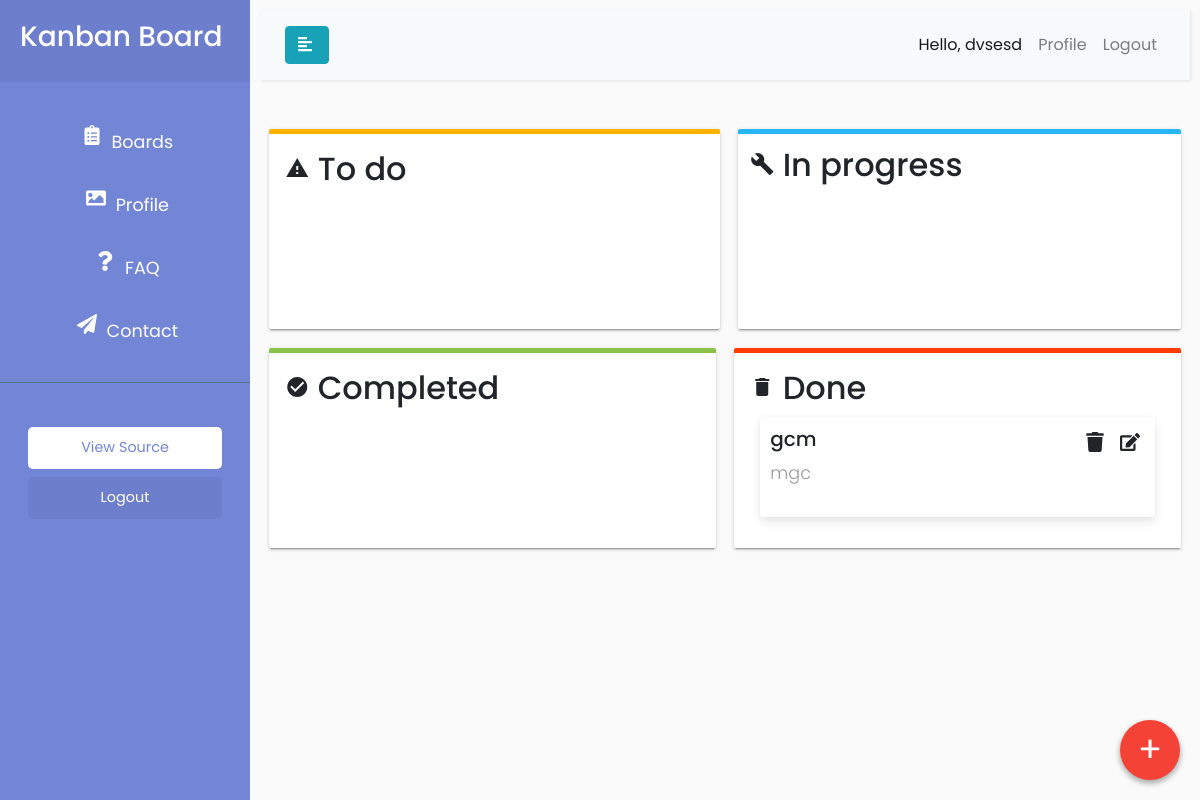
The app's page /home/board/19 (signed in), older data.
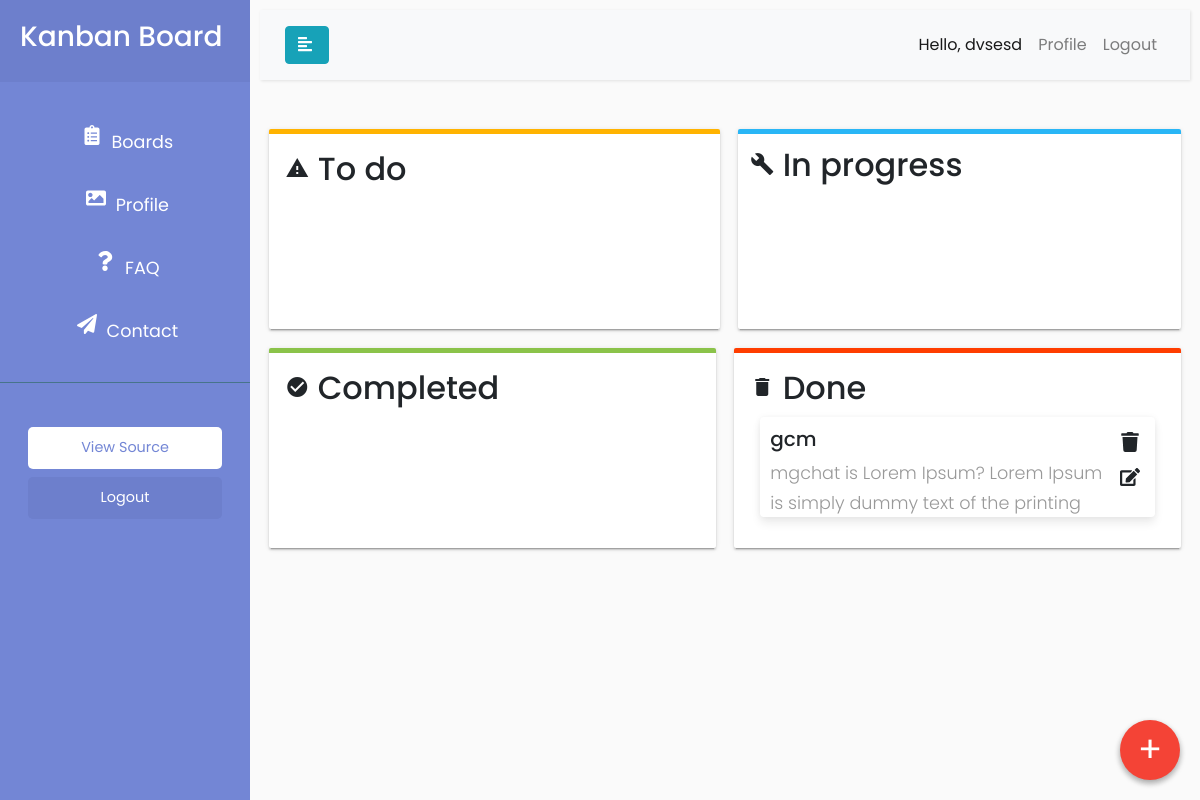
The same page, newer data.
### home/models.py (models this page shows)
class Card(models.Model):
    title = models.CharField(max_length=50)
    content = models.TextField()
    priority = models.CharField(max_length=6,
                                choices=PRIORITY_CHOICES,
                                default='medium')
    status = models.CharField(max_length=11,
                              choices=STATUS_CHOICES,
                              default='to do')
    color = models.CharField(max_length=6,
                             choices=COLOR_CHOICES,
                             default='white')
    created_at = models.DateTimeField(auto_now_add=True)
    updated_at = models.DateTimeField(auto_now=True)
    board = models.ForeignKey(Board, on_delete=models.CASCADE)
    def __str__(self):
        return str(self.id)

### home/views.py (the view, shortened to what this page needs)
# urls.py: path('board/<int:pk>', views.board_details, name='board'),
@login_required(login_url='login')
def board_details(request, pk):
    context = {}
    form = CardForm()
    context['form'] = form
    if request.user.is_authenticated:
        cards = Card.objects.filter(board=pk)
        context['cards'] = cards
        print(cards)
    if request.method == 'DELETE':
        card = Card.objects.get(id=pk)
        card.delete()
        return redirect('board', pk=pk)
    return render(request, 'home/board_details.html', context)

### home/templates/home/board_details.html (shortened to what this page needs)
{% extends 'main.html' %} {% load static %} {% block content %}
<link rel="stylesheet" href="{% static 'styles/card.css' %}" />
<link rel="stylesheet" href="{% static 'styles/board_details.css' %}" />
<button
  class="kc_fab_main_btn"
  data-toggle="modal"
  data-target="#exampleModalCenter"
>
  +
</button>
<div class="content" style="margin: 10px; width: 100%">
  <nav class="navbar navbar-expand-lg navbar-light bg-light">
    <div class="container-fluid">
      <button type="button" id="sidebarCollapse" class="btn btn-info">
        <i class="fas fa-align-left"></i>
      </button>
      <div class="collapse navbar-collapse" id="navbarSupportedContent">
        <ul class="nav navbar-nav ml-auto">
          <li class="nav-item active">
            <a class="nav-link" href="#">Hello, {{user}}</a>
          </li>
          <li class="nav-item">
            <a class="nav-link" href="{% url 'profile' %}">Profile</a>
          </li>
          <li class="nav-item">
            <a class="nav-link" href="{% url 'logout' %}">Logout</a>
          </li>
        </ul>
      </div>
    </div>
  </nav>
  <div class="col_container">
    <ol class="kanban To-do">
      <h2><i class="material-icons">report_problem</i> To do</h2>
    </ol>
    <ol class="kanban progress">
      <h2><i class="material-icons">build</i> In progress</h2>
    </ol>
    <ol class="kanban Done">
      <h2><i class="material-icons">check_circle</i> Completed</h2>
    </ol>
    <ol class="kanban Gone">
      <h2><i class="material-icons">delete</i> Done</h2>
            {% for card in cards %} {% if card.status == "done" %}
      <div>
        <div class="card_container kanbancard card-3">
          <div>
            <h5>{{card.title}}</h5>
            <p>{{card.content}}</p>
          </div>
          <div class="card_icons">
            <a href={% url 'delete' card.id %}><i class="fas fa-trash"></i></a>
            <a href={% url 'update' card.id %}><i class="fas fa-edit"></i></a>
          </div>
        </div>
      </div>
      {% endif %} {% endfor %}
    </ol>
  </div>
  {% endblock content %}

Row changes from the older to the newer data that the page shows:
changed Card "gcm": content "mgc" → "mgchat is Lorem Ipsum? Lorem Ipsum is simply dummy text of the printing…"
